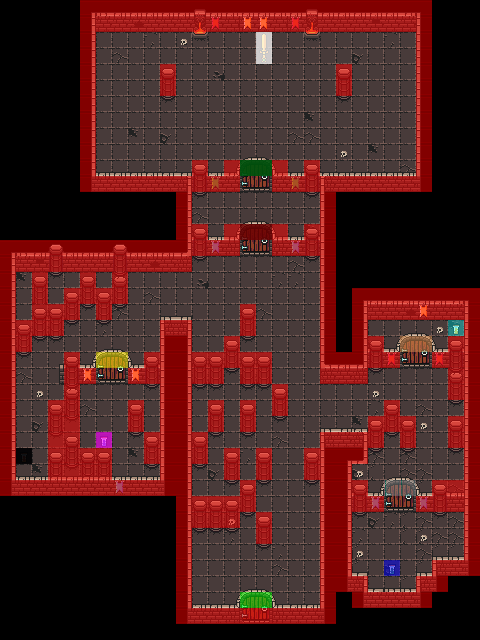

Below is a game level as drawn by its tile map, then a one-line description and the .tmx that defines it (tile-layer data replaced by summaries):
An orthogonal 30x40 tile map with 16x16 px tiles, 19 tile layers (dungeon_floor, columns, key_red, key_blue, ...), 2 tilesets.

<map version="1.4" tiledversion="1.4.2" orientation="orthogonal" renderorder="right-down" width="30" height="40" tilewidth="16" tileheight="16" infinite="0" nextlayerid="22" nextobjectid="1">
 <tileset firstgid="1" name="dungeon_tileset" tilewidth="16" tileheight="16" tilecount="1024" columns="32">
  <image source="dungeon_tileset.png" width="512" height="512" />
 </tileset>
 <tileset firstgid="1025" name="colors" tilewidth="16" tileheight="16" tilecount="16" columns="16">
  <image source="colors.png" width="256" height="16" />
 </tileset>
 <layer id="2" name="dungeon_floor" width="30" height="40">
  <data>[1200 cells, 626 non-empty, 7 distinct tile ids]</data>
 </layer>
 <layer id="6" name="columns" width="30" height="40">
  <data>[1200 cells, 116 non-empty, 3 distinct tile ids]</data>
 </layer>
 <layer id="7" name="key_red" width="30" height="40">
  <properties>
   <property name="Navigation" type="int" value="0" />
  </properties>
  <data>[1200 cells, 1 non-empty, 1 distinct tile ids]</data>
 </layer>
 <layer id="18" name="key_blue" width="30" height="40">
  <properties>
   <property name="Navigation" type="int" value="0" />
  </properties>
  <data>[1200 cells, 1 non-empty, 1 distinct tile ids]</data>
 </layer>
 <layer id="19" name="key_green" width="30" height="40">
  <properties>
   <property name="Navigation" type="int" value="0" />
  </properties>
  <data>[1200 cells, 1 non-empty, 1 distinct tile ids]</data>
 </layer>
 <layer id="20" name="key_yellow" width="30" height="40">
  <properties>
   <property name="Navigation" type="int" value="0" />
  </properties>
  <data>[1200 cells, 1 non-empty, 1 distinct tile ids]</data>
 </layer>
 <layer id="14" name="door_red_open" width="30" height="40">
  <data>[1200 cells, 6 non-empty, 6 distinct tile ids]</data>
 </layer>
 <layer id="15" name="door_red_close" width="30" height="40">
  <data>[1200 cells, 6 non-empty, 6 distinct tile ids]</data>
 </layer>
 <layer id="16" name="door_yellow_open" width="30" height="40">
  <data>[1200 cells, 6 non-empty, 6 distinct tile ids]</data>
 </layer>
 <layer id="17" name="door_yellow_close" width="30" height="40">
  <data>[1200 cells, 6 non-empty, 6 distinct tile ids]</data>
 </layer>
 <layer id="11" name="door_blue2_open" width="30" height="40">
  <data>[1200 cells, 6 non-empty, 6 distinct tile ids]</data>
 </layer>
 <layer id="12" name="door_blue2_close" width="30" height="40">
  <data>[1200 cells, 6 non-empty, 6 distinct tile ids]</data>
 </layer>
 <layer id="9" name="door_blue1_open" width="30" height="40">
  <data>[1200 cells, 6 non-empty, 6 distinct tile ids]</data>
 </layer>
 <layer id="10" name="door_blue1_close" width="30" height="40">
  <data>[1200 cells, 6 non-empty, 6 distinct tile ids]</data>
 </layer>
 <layer id="3" name="door_green_open" width="30" height="40">
  <data>[1200 cells, 6 non-empty, 6 distinct tile ids]</data>
 </layer>
 <layer id="4" name="door_green_close" width="30" height="40">
  <data>[1200 cells, 6 non-empty, 6 distinct tile ids]</data>
 </layer>
 <layer id="1" name="dungeon_walls" width="30" height="40">
  <data>[1200 cells, 375 non-empty, 53 distinct tile ids]</data>
 </layer>
 <layer id="21" name="sword" width="30" height="40">
  <properties>
   <property name="Navitagion" type="int" value="0" />
  </properties>
  <data>[1200 cells, 2 non-empty, 2 distinct tile ids]</data>
 </layer>
 <layer id="5" name="colliders" width="30" height="40">
  <data>[1200 cells, 391 non-empty, 12 distinct tile ids]</data>
 </layer>
</map>
